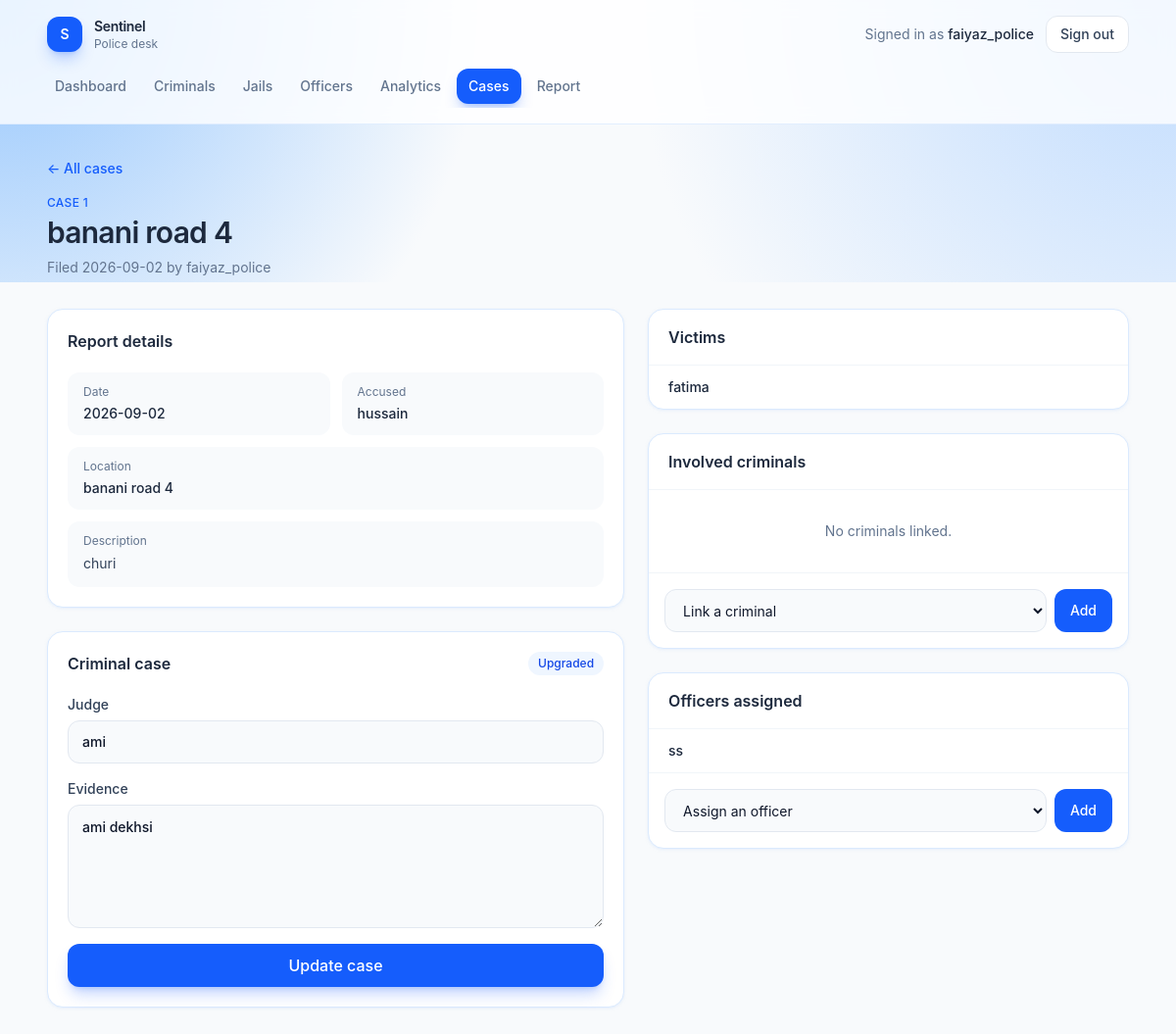
The app's page /incidents/1 (signed in) with its own data.
### tables this page shows
CREATE TABLE USER (
    UID INTEGER PRIMARY KEY,
    phone TEXT,
    age INTEGER,
    gender TEXT,
    role TEXT,
    name TEXT NOT NULL,
    password TEXT NOT NULL
);

### app.py (the view, shortened to what this page needs)
@app.route("/incidents/<int:irid>", methods=["GET", "POST"])
def incident_detail(irid):
    if not check_login():
        return redirect("/login")
    db = get_db()
    if request.method == "GET":
        incident = db.execute("select i.IRID, i.Description, i.Date, i.incident_location as location, i.AccusedName, u.Name as reporter_name, c.Judge, c.Evidence from 'Incident Reports' i join User u on i.ReportedUID = u.UID left join 'Criminal cases' c on i.IRID = c.IRID where i.IRID = ?", (irid,)).fetchone()
        victims = db.execute("select u.Name from Targeted t join User u on t.UID = u.UID where t.IRID = ?", (irid,)).fetchall()
        officers = db.execute("select u.Name from Works_on w join User u on w.UID = u.UID where w.IRID = ?", (irid,)).fetchall()
        cases = db.execute("select c.Judge, c.Evidence from 'Criminal cases' c where c.IRID = ?", (irid,)).fetchone()
        involved_criminals = db.execute("select c.CID, c.Name from 'Criminal Involvement' ci join Criminal c on ci.CID = c.CID where ci.IRID = ?", (irid,)).fetchall()
        if session.get("role") == "police":
            all_officers = db.execute("select p.UID, u.Name from Police p join User u on p.UID = u.UID where p.UID not in (select w.UID from Works_on w where w.IRID = ?)", (irid,)).fetchall()
            all_criminal = db.execute("select * from Criminal").fetchall()
            return render_template("incident_detail.html", incident=incident, victims=victims, officers=officers, all_officers=all_officers, cases=cases, involved_criminals=involved_criminals, all_criminal=all_criminal)
        else:
            return render_template("incident_detail.html", incident=incident, victims=victims, officers=officers, cases=cases, involved_criminals=involved_criminals)

### app.py (called while the page is built)
def get_db():
    if "db" not in g:
        g.db = sqlite3.connect(app.config["DATABASE"])
        g.db.row_factory = sqlite3.Row
    return g.db

def check_login():
    if session.get("loggedin_UID") is None:
        return False
    return True

@app.context_processor
def inject_current_user():
    uid = session.get("loggedin_UID")
    if not uid:
        return {"user_name": "Guest"}
    name = session.get("name")
    if not name:
        db = get_db()
        row = db.execute("SELECT name FROM USER WHERE UID = ?", (uid,)).fetchone()
        name = row["name"] if row else "Guest"
        session["name"] = name
    return {"user_name": name}

@app.after_request
def disable_cache(response):
    response.headers["Cache-Control"] = "no-store, no-cache, must-revalidate, max-age=0"
    response.headers["Pragma"] = "no-cache"
    response.headers["Expires"] = "0"
    return response

### templates/incident_detail.html (shortened to what this page needs)
{% extends "app.html" %}
{% set is_police = session.get("role") == "police" %}
{% set incident = incident if incident is defined else {
    "IRID": 12, "Date": "2026-08-14", "Description": "Phone snatched near the south gate of the market.",
    "location": "Gulshan-2", "AccusedName": "Karim Uddin", "reporter_name": "fatima",
    "Judge": none, "Evidence": none
} %}
{% set case = case if case is defined else (cases if cases is defined else incident) %}
{% set victims = victims if victims is defined else [{"UID": 2, "name": "fatima"}] %}
{% set officers = officers if officers is defined else [{"UID": 1, "name": "rahman", "badge_no": "BD-1042"}] %}
{% set all_officers = all_officers if all_officers is defined else [{"UID": 1, "name": "rahman"}, {"UID": 3, "name": "ayesha"}] %}
{% set involved_criminals = involved_criminals if involved_criminals is defined else [] %}
{% set all_criminal = all_criminal if all_criminal is defined else [] %}
{% set judge = case.Judge if case is defined and case else incident.Judge %}
{% set evidence = case.Evidence if case is defined and case else incident.Evidence %}
{% set upgraded = judge or evidence %}
{% block page %}
<div class="mb-8">
    {% if is_police %}
    <a href="{{ url_for('incidents') }}" class="text-sm font-medium text-blue-600 hover:text-blue-700">← All cases</a>
    {% else %}
    <a href="{{ url_for('dashboard') }}" class="text-sm font-medium text-blue-600 hover:text-blue-700">← Your reports</a>
    {% endif %}
    <p class="mt-4 text-xs font-medium uppercase tracking-wide text-blue-600">{% if is_police %}Case{% else %}Report{% endif %} {{ incident.IRID }}</p>
    <h1 class="mt-1 text-3xl font-semibold tracking-tight text-slate-800">{{ incident.location or "Incident" }}</h1>
    <p class="mt-2 text-sm text-slate-500">Filed {{ incident.Date or "—" }} by {{ incident.reporter_name or "unknown" }}</p>
</div>
<div class="grid gap-6 lg:grid-cols-[minmax(0,1.2fr)_minmax(0,1fr)]">
    <div class="flex flex-col gap-6">
        <article class="rounded-2xl border border-blue-100 bg-white p-5 shadow-sm shadow-blue-100/50">
            <h2 class="font-semibold text-slate-800">Report details</h2>
            <dl class="mt-5 grid gap-3 text-sm sm:grid-cols-2">
                <div class="rounded-xl bg-slate-50 px-4 py-3">
                    <dt class="text-xs text-slate-500">Date</dt>
                    <dd class="mt-1 font-medium text-slate-800">{{ incident.Date or "—" }}</dd>
                </div>
                <div class="rounded-xl bg-slate-50 px-4 py-3">
                    <dt class="text-xs text-slate-500">Accused</dt>
                    <dd class="mt-1 font-medium text-slate-800">{{ incident.AccusedName or "—" }}</dd>
                </div>
                <div class="rounded-xl bg-slate-50 px-4 py-3 sm:col-span-2">
                    <dt class="text-xs text-slate-500">Location</dt>
                    <dd class="mt-1 font-medium text-slate-800">{{ incident.location or "—" }}</dd>
                </div>
                <div class="rounded-xl bg-slate-50 px-4 py-3 sm:col-span-2">
                    <dt class="text-xs text-slate-500">Description</dt>
                    <dd class="mt-1 leading-relaxed text-slate-700">{{ incident.Description or "—" }}</dd>
                </div>
            </dl>
        </article>
        {% if is_police %}
        <article class="rounded-2xl border border-blue-100 bg-white p-5 shadow-sm shadow-blue-100/50">
            <div class="flex items-center justify-between gap-3">
                <h2 class="font-semibold text-slate-800">Criminal case</h2>
                {% if upgraded %}
                <span class="rounded-full bg-blue-50 px-2.5 py-1 text-xs font-medium text-blue-700">Upgraded</span>
                {% else %}
                <span class="rounded-full bg-slate-100 px-2.5 py-1 text-xs font-medium text-slate-500">Report only</span>
                {% endif %}
            </div>
            <form action="{{ url_for('incident_detail', irid=incident.IRID) }}" method="post" class="mt-5 flex flex-col gap-4">
                <label class="flex flex-col gap-1.5 text-sm font-medium text-slate-700">
                    Judge
                    <input type="text" name="judge" value="{{ judge or '' }}" class="h-11 rounded-xl border border-slate-200 bg-slate-50 px-3.5 outline-none focus:border-blue-500 focus:bg-white focus:ring-4 focus:ring-blue-100">
                </label>
                <label class="flex flex-col gap-1.5 text-sm font-medium text-slate-700">
                    Evidence
                    <textarea name="evidence" rows="5" class="rounded-xl border border-slate-200 bg-slate-50 px-3.5 py-3 outline-none focus:border-blue-500 focus:bg-white focus:ring-4 focus:ring-blue-100">{{ evidence or "" }}</textarea>
                </label>
                <button type="submit" class="h-11 rounded-xl bg-blue-600 font-medium text-white shadow-lg shadow-blue-600/25 transition hover:bg-blue-700">{{ "Update case" if upgraded else "Promote to criminal case" }}</button>
            </form>
        </article>
        {% endif %}
    </div>
    <div class="flex flex-col gap-6">
        <article class="overflow-hidden rounded-2xl border border-blue-100 bg-white shadow-sm shadow-blue-100/50">
            <div class="border-b border-slate-100 px-5 py-4">
                <h2 class="font-semibold text-slate-800">Victims</h2>
            </div>
            {% if victims %}
            <ul class="divide-y divide-slate-100 text-sm">
                {% for victim in victims %}
                <li class="px-5 py-3 font-medium text-slate-800">{{ victim.name or victim.Name }}</li>
                {% endfor %}
            </ul>
            {% else %}
            <p class="px-5 py-8 text-center text-sm text-slate-500">No victims linked.</p>
            {% endif %}
        </article>
        <article class="overflow-hidden rounded-2xl border border-blue-100 bg-white shadow-sm shadow-blue-100/50">
            <div class="border-b border-slate-100 px-5 py-4">
                <h2 class="font-semibold text-slate-800">Involved criminals</h2>
            </div>
            {% if involved_criminals %}
            <ul class="divide-y divide-slate-100 text-sm">
                {% for person in involved_criminals %}
                <li class="flex items-center justify-between px-5 py-3">
                    <a href="{{ url_for('criminal_detail', cid=person.CID) }}" class="font-medium text-blue-600 hover:text-blue-700">{{ person.Name }}</a>
                </li>
                {% endfor %}
            </ul>
            {% else %}
            <p class="px-5 py-8 text-center text-sm text-slate-500">No criminals linked.</p>
            {% endif %}
            {% if is_police %}
            <form action="{{ url_for('incident_detail', irid=incident.IRID) }}" method="post" class="flex gap-2 border-t border-slate-100 p-4">
                <select name="criminal" class="h-11 flex-1 rounded-xl border border-slate-200 bg-slate-50 px-3.5 text-sm outline-none focus:border-blue-500 focus:bg-white focus:ring-4 focus:ring-blue-100">
                    <option value="">Link a criminal</option>
                </select>
                <button type="submit" class="h-11 rounded-xl bg-blue-600 px-4 text-sm font-medium text-white hover:bg-blue-700">Add</button>
            </form>
            {% endif %}
        </article>
        <article class="overflow-hidden rounded-2xl border border-blue-100 bg-white shadow-sm shadow-blue-100/50">
            <div class="border-b border-slate-100 px-5 py-4">
                <h2 class="font-semibold text-slate-800">Officers assigned</h2>
            </div>
            {% if officers %}
            <ul class="divide-y divide-slate-100 text-sm">
                {% for officer in officers %}
                <li class="flex items-center justify-between px-5 py-3">
                    <span class="font-medium text-slate-800">{{ officer.name or officer.Name }}</span>
                </li>
                {% endfor %}
            </ul>
            {% else %}
            <p class="px-5 py-8 text-center text-sm text-slate-500">No officers assigned yet.</p>
            {% endif %}
            {% if is_police %}
            <form action="{{ url_for('incident_detail', irid=incident.IRID) }}" method="post" class="flex gap-2 border-t border-slate-100 p-4">
                <select name="officer" class="h-11 flex-1 rounded-xl border border-slate-200 bg-slate-50 px-3.5 text-sm outline-none focus:border-blue-500 focus:bg-white focus:ring-4 focus:ring-blue-100">
                    <option value="">Assign an officer</option>
                </select>
                <button type="submit" class="h-11 rounded-xl bg-blue-600 px-4 text-sm font-medium text-white hover:bg-blue-700">Add</button>
            </form>
            {% endif %}
        </article>
    </div>
</div>
{% endblock %}

### templates/app.html (shortened to what this page needs)
{% extends "layout.html" %}
{% set role = role|default(user.role if user is defined and user else session.get("role", "user")) %}
{% set user_name = user.name if user is defined and user else user_name %}
{% set path = request.path %}
{% block content %}
<div class="min-h-screen bg-slate-50">
    <div class="pointer-events-none absolute inset-x-0 top-0 h-72 bg-[radial-gradient(circle_at_top_left,_#93c5fd_0%,_transparent_40%),radial-gradient(circle_at_top_right,_#bfdbfe_0%,_transparent_45%)]"></div>
    <header class="relative border-b border-blue-100/80 bg-white/80 backdrop-blur">
        <div class="mx-auto flex max-w-6xl flex-col gap-4 px-4 py-4 sm:px-6">
            <div class="flex items-center justify-between">
                <a href="{{ url_for('dashboard') }}" class="flex items-center gap-3">
                    <span class="flex h-9 w-9 items-center justify-center rounded-xl bg-blue-600 text-sm font-semibold text-white shadow-lg shadow-blue-600/25">S</span>
                    <div>
                        <p class="text-sm font-semibold tracking-tight text-slate-800">Sentinel</p>
                        <p class="text-xs text-slate-500">{{ "Police desk" if role == "police" else "Public portal" }}</p>
                    </div>
                </a>
                <div class="flex items-center gap-3">
                    <p class="hidden text-sm text-slate-500 sm:block">Signed in as <span class="font-medium text-slate-800">{{ user_name }}</span></p>
                    <a href="{{ url_for('logout') }}" class="rounded-xl border border-slate-200 bg-white px-3.5 py-2 text-sm font-medium text-slate-700 transition hover:border-blue-200 hover:bg-blue-50 hover:text-blue-700">
                        Sign out
                    </a>
                </div>
            </div>
            <nav class="-mx-1 flex gap-1 overflow-x-auto pb-1 text-sm font-medium">
                {% macro nav_link(href, label, active) %}
                <a
                    href="{{ href }}"
                    class="whitespace-nowrap rounded-xl px-3 py-2 transition {% if active %}bg-blue-600 text-white shadow-lg shadow-blue-600/25{% else %}text-slate-500 hover:bg-blue-50 hover:text-blue-700{% endif %}"
                >{{ label }}</a>
                {% endmacro %}
                {% if role == "police" %}
                    {{ nav_link(url_for("dashboard"), "Dashboard", path == "/dashboard") }}
                    {{ nav_link(url_for("criminals"), "Criminals", path.startswith("/criminals")) }}
                    {{ nav_link(url_for("jails"), "Jails", path.startswith("/jails")) }}
                    {% if session.get("issupervisor") %}
                    {{ nav_link(url_for("officers"), "Officers", path.startswith("/officers")) }}
                    {% endif %}
                    {{ nav_link(url_for("analytics"), "Analytics", path.startswith("/analytics")) }}
                    {{ nav_link(url_for("incidents"), "Cases", path.startswith("/incidents")) }}
                    {{ nav_link(url_for("report_incident"), "Report", path.startswith("/report")) }}
                {% endif %}
            </nav>
        </div>
    </header>
    <main class="relative mx-auto max-w-6xl px-4 py-8 sm:px-6">
        {% block page %}{% endblock %}
    </main>
</div>
{% endblock %}

### records on screen
USER: name "faiyaz_police"
USER: name "fatima"
USER: name "ss"

### other values on screen
{{ "Police desk" if role == "police" else "Public portal" }} "Police desk"
{{ label }} "Dashboard Criminals Jails Officers Analytics Cases Report"
{{ incident.IRID }} "1"
{{ incident.location or "Incident" }} "banani road 4"
{{ incident.Date or "—" }} "2026-09-02"
{{ incident.AccusedName or "—" }} "hussain"
{{ incident.location or "—" }} "banani road 4"
{{ incident.Description or "—" }} "churi"
{{ "Update case" if upgraded else "Promote to criminal case" }} "Update case"
